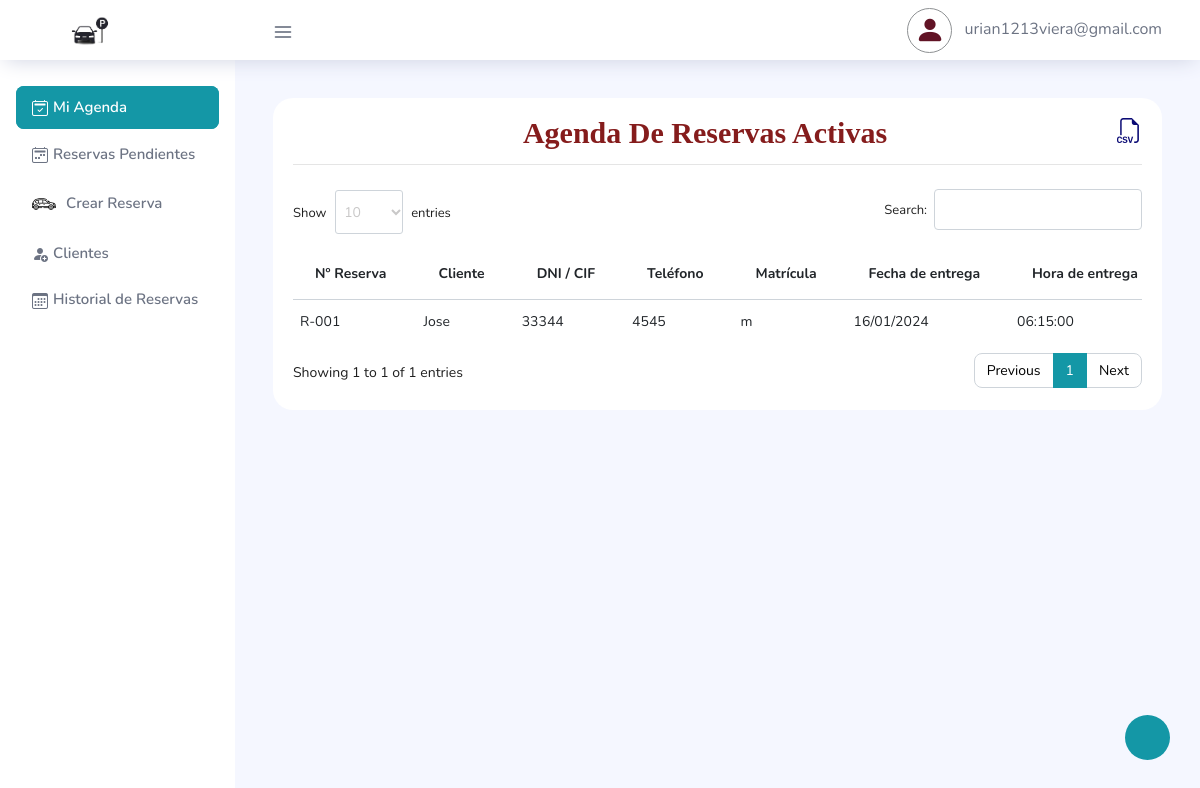
/dashboard/Agenda.php (signed in), run on the app's committed database.
### tables this page shows
CREATE TABLE `tbl_reservas` (
  `id` int(11) NOT NULL AUTO_INCREMENT,
  `id_cliente` int(11) DEFAULT NULL,
  `fecha_entrega` date NOT NULL,
  `hora_entrega` time NOT NULL,
  `fecha_recogida` varchar(50) DEFAULT NULL,
  `hora_recogida` varchar(50) DEFAULT NULL,
  `tipo_plaza` varchar(100) DEFAULT '',
  `terminal_entrega` varchar(100) DEFAULT '',
  `terminal_recogida` varchar(100) DEFAULT '',
  `matricula` varchar(50) DEFAULT '',
  `color` varchar(60) DEFAULT NULL,
  `marca_modelo` varchar(250) DEFAULT '',
  `numero_vuelo_de_vuelta` varchar(50) DEFAULT NULL,
  `servicio_adicional` varchar(10) DEFAULT NULL,
  `total_dias_reserva` int(11) DEFAULT NULL,
  `total_pago_reserva` decimal(8,2) DEFAULT NULL,
  `descuento` bigint(11) DEFAULT 0,
  `formato_pago` varchar(250) DEFAULT NULL,
  `observacion_cliente` mediumtext DEFAULT NULL,
  `fecha_pago_factura` date DEFAULT NULL,
  `servicios_extras` mediumtext DEFAULT NULL,
  `total_gasto_extras` decimal(8,2) DEFAULT NULL,
  `estado_reserva` int(11) DEFAULT 0,
  `date_registro` timestamp NULL DEFAULT current_timestamp() ON UPDATE current_timestamp(),
  PRIMARY KEY (`id`)
);

CREATE TABLE `tbl_clientes` (
  `IdUser` int(10) NOT NULL AUTO_INCREMENT,
  `emailUser` varchar(50) DEFAULT NULL,
  `passwordUser` varchar(250) DEFAULT NULL,
  `nombre_completo` varchar(250) DEFAULT NULL,
  `din` char(50) DEFAULT NULL,
  `direccion_completa` mediumtext DEFAULT NULL,
  `tlf` varchar(20) DEFAULT NULL,
  `conocido_por` varchar(60) DEFAULT NULL,
  `observaciones` mediumtext DEFAULT NULL,
  `terminos` int(11) DEFAULT 1,
  `rol` int(11) DEFAULT 0,
  `sesionDesde` varchar(30) DEFAULT NULL,
  `sesionHasta` varchar(30) DEFAULT NULL,
  `createUser` varchar(30) DEFAULT NULL,
  PRIMARY KEY (`IdUser`)
);

### dashboard/funciones.php (called while the page is built, shortened)
<?php
   function getAllReservasPorEstadoReserva($con, $status_reserva)
   {
       $sqlReservasAdmin = ("SELECT c.*, r.* FROM tbl_clientes AS c
                   INNER JOIN tbl_reservas AS r ON c.idUser = r.id_cliente
                   WHERE r.estado_reserva = '{$status_reserva}'
                   ORDER BY r.date_registro DESC");
       $queryReserva = mysqli_query($con, $sqlReservasAdmin);
       return $queryReserva;
   }
   ?>

### dashboard/Agenda.php (the view, shortened to what this page needs)
<?php
if (isset($_SESSION['emailUser']) != "" && $_SESSION['rol'] == 1) {
?>
    <!DOCTYPE html>
    <html lang="es">
    <body>
        <div class="container-scroller">
            <?php include 'bases/navbar.php'; ?>
            <div class="container-fluid page-body-wrapper">
                <?php
                include 'bases/nav.php';
                include 'funciones.php';
                $mis_reservas = getAllReservasPorEstadoReserva($con, 1);
                ?>
                <div class="main-panel">
                    <div class="content-wrapper">
                        <div class="row justify-content-md-center">
                            <div class="col-lg-12 grid-margin stretch-card">
                                <div class="card">
                                    <div class="card-body">
                                        <h2 class="card-title text-center mb-4" style="font-size: 30px; font-family: 'Quicky Story'; color: #851C1C ;">
                                            Agenda de Reservas Activas
                                            <a title="Lista de Todas las Reservas activas" href="../acciones/exportDataReservas.php?expo=1" download="Data_clientes.xls" style="float: right;font-size: 25px;">
                                                <i class="bi bi-filetype-csv"></i>
                                            </a>
                                            <hr>
                                        </h2>
                                        <div class="table-responsive">
                                            <table id="TablaAgenda" class="table table-hover">
                                                <thead>
                                                    <tr>
                                                        <th>Nº Reserva</th>
                                                        <th>Cliente</th>
                                                        <th>DNI / CIF</th>
                                                        <th>Teléfono</th>
                                                        <th>Matrícula</th>
                                                        <th>Fecha de entrega</th>
                                                        <th>Hora de entrega</th>
                                                    </tr>
                                                </thead>
                                                <tbody>
                                                    <?php
                                                    while ($reserva = mysqli_fetch_array($mis_reservas)) {
                                                        $reserva_id = $reserva["id"]; ?>
                                                        <tr id="<?php echo $reserva_id; ?>" class="reserva_<?php echo $reserva_id; ?>">
                                                            <td class="custom_td">
                                                                <?php
                                                                if ($reserva_id < 10) {
                                                                    echo 'R-00' . $reserva_id;
                                                                } elseif ($reserva_id < 100) {
                                                                    echo 'R-0' . $reserva_id;
                                                                } else {
                                                                    echo 'R-' . $reserva_id;
                                                                } ?>
                                                            </td>
                                                            <td class="custom_td"><?php echo $reserva["nombre_completo"]; ?></td>
                                                            <td class="custom_td"><?php echo $reserva["din"]; ?></td>
                                                            <td class="custom_td"><?php echo $reserva["tlf"]; ?></td>
                                                            <td class="custom_td"><?php echo $reserva["matricula"]; ?></td>
                                                            <td class="custom_td"><?php echo date("d/m/Y", strtotime($reserva["fecha_entrega"])); ?></td>
                                                            <td class="custom_td"><?php echo $reserva["hora_entrega"]; ?></td>
                                                        </tr>
                                                    <?php } ?>
                                                </tbody>
                                            </table>
                                        </div>
                                    </div>
                                </div>
                            </div>
                        </div>
                    </div>
                </div>
            </div>
        </div>
    </body>
    </html>
<?php
} else { ?>
    <script type="text/javascript">
        location.href = "../acciones/login/exit.php";
    </script>
<?php }  ?>

### assets/custom/css/custom_css.css (style rules this page uses)
.bi-filetype-csv { color: rgb(11, 11, 117) !important; }
.custom_td { padding: 7px !important; }

### data on the page
tbl_reservas: id "1", id_cliente.nombre_completo "Jose", id_cliente.din "33344", id_cliente.tlf "4545", matricula "m", fecha_entrega "16/01/2024", hora_entrega "06:15:00"

### other printed values
$email "urian1213viera@gmail.com"
